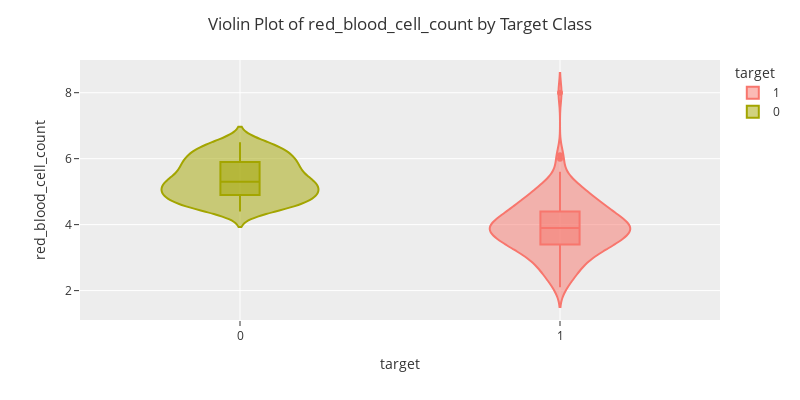

The notebook cell saved with this chart:
### Code cell
violin('red_blood_cell_count')

### Figure 1 — Plotly figure (JSON) as saved in the notebook; plotly's stock layout.template omitted (floating-point values rounded to 4 significant figures; data arrays with more than 128 entries replaced by an {"elided": "..."} marker saying what was removed)
{"data": [{"alignmentgroup": "True", "box": {"visible": true}, "hovertemplate": "target=%{x}<br>red_blood_cell_count=%{y}<extra></extra>", "legendgroup": "1", "marker": {"color": "#F8766D"}, "name": "1", "offsetgroup": "1", "orientation": "v", "scalegroup": "True", "showlegend": true, "type": "violin", "x": {"elided": "250 int values"}, "x0": " ", "xaxis": "x", "y": {"elided": "250 float values"}, "y0": " ", "yaxis": "y"}, {"alignmentgroup": "True", "box": {"visible": true}, "hovertemplate": "target=%{x}<br>red_blood_cell_count=%{y}<extra></extra>", "legendgroup": "0", "marker": {"color": "#A3A500"}, "name": "0", "offsetgroup": "0", "orientation": "v", "scalegroup": "True", "showlegend": true, "type": "violin", "x": {"elided": "150 int values"}, "x0": " ", "xaxis": "x", "y": {"elided": "150 float values"}, "y0": " ", "yaxis": "y"}], "layout": {"height": 400, "legend": {"title": {"text": "target"}, "tracegroupgap": 0}, "margin": {"t": 60}, "title": {"text": "Violin Plot of red_blood_cell_count by Target Class"}, "violinmode": "overlay", "width": 800, "xaxis": {"anchor": "y", "categoryarray": [1, 0], "categoryorder": "array", "domain": [0, 1], "title": {"text": "target"}}, "yaxis": {"anchor": "x", "domain": [0, 1], "title": {"text": "red_blood_cell_count"}}}}
